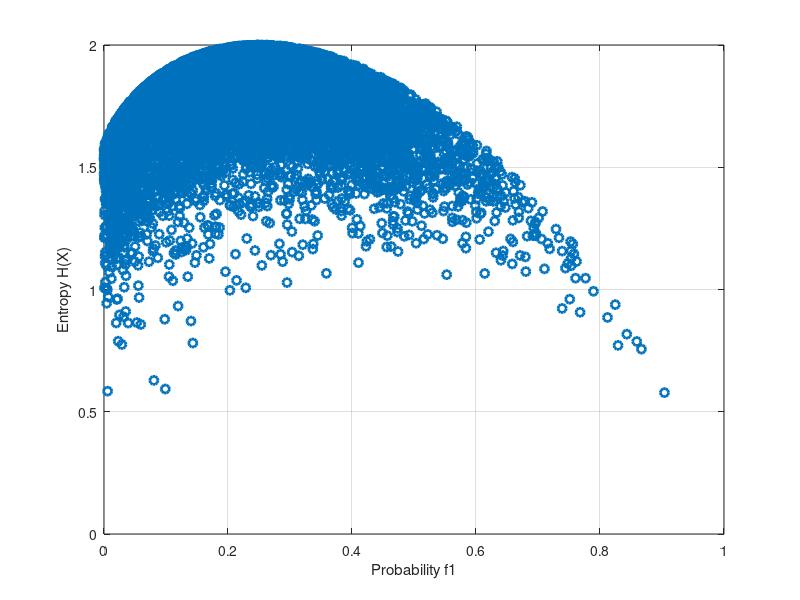

The MATLAB script that drew this image:
clear
f1 = []; f2 = []; f3=[]; f4 = [];

for i=1:10000
    r = rand(1, 4);
    r = r ./ sum(r);
    f1 = [f1; r(1)];
    f2 = [f2; r(2)];
    f3 = [f3; r(3)];
    f4 = [f4; r(4)];
end

H = (f1.*log2(1./f1)) + (f2.*log2(1./f2)) + (f3.*log2(1./f3)) + (f4.*log2(1./f4));

figure(), hold on, grid on, box on
xlabel("Probability f1");
%ylabel("Probability f2");
ylabel("Entropy H(X)")
scatter(f1, H, "linew", 2);
